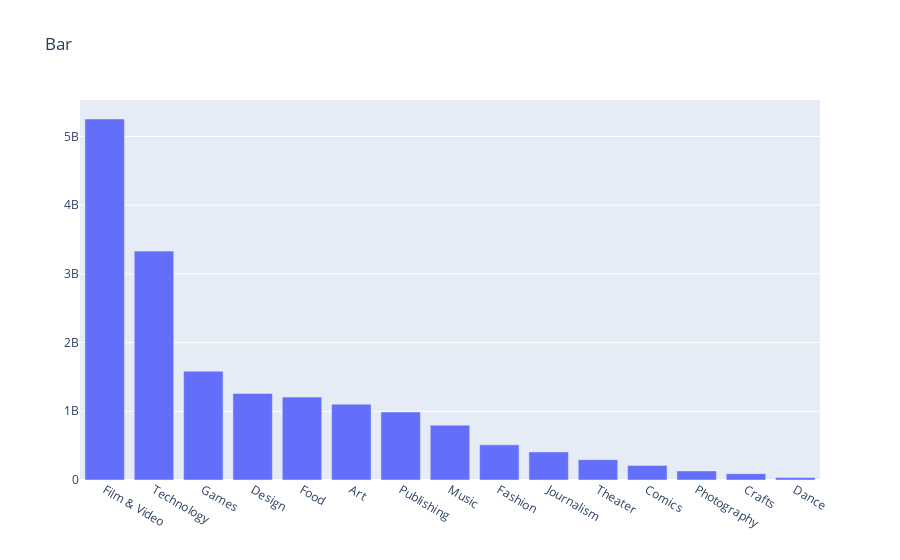

The code cell stored with this chart in its notebook:
### Code cell
groupby = df.groupby('main_category').sum().sort_values('usd_goal_real', ascending=False)

trace = go.Bar(
    x=groupby.index,
    y=groupby['usd_goal_real'],
    name='usd_goal_real'
)

layout = go.Layout(
    title='Bar',
    legend=dict(orientation='h')
)

data = [trace]

fig = go.Figure(data, layout=layout)
iplot(fig)

### Figure 1 — Plotly figure (JSON) as saved in the notebook; plotly's stock layout.template omitted (floating-point values rounded to 4 significant figures)
{"data": [{"name": "usd_goal_real", "type": "bar", "x": ["Film & Video", "Technology", "Games", "Design", "Food", "Art", "Publishing", "Music", "Fashion", "Journalism", "Theater", "Comics", "Photography", "Crafts", "Dance"], "y": [5254000000.0, 3331000000.0, 1583000000.0, 1259000000.0, 1206000000.0, 1104000000.0, 988800000.0, 798100000.0, 511400000.0, 408900000.0, 295600000.0, 211700000.0, 132200000.0, 91920000.0, 36130000.0]}], "layout": {"legend": {"orientation": "h"}, "title": {"text": "Bar"}}}
